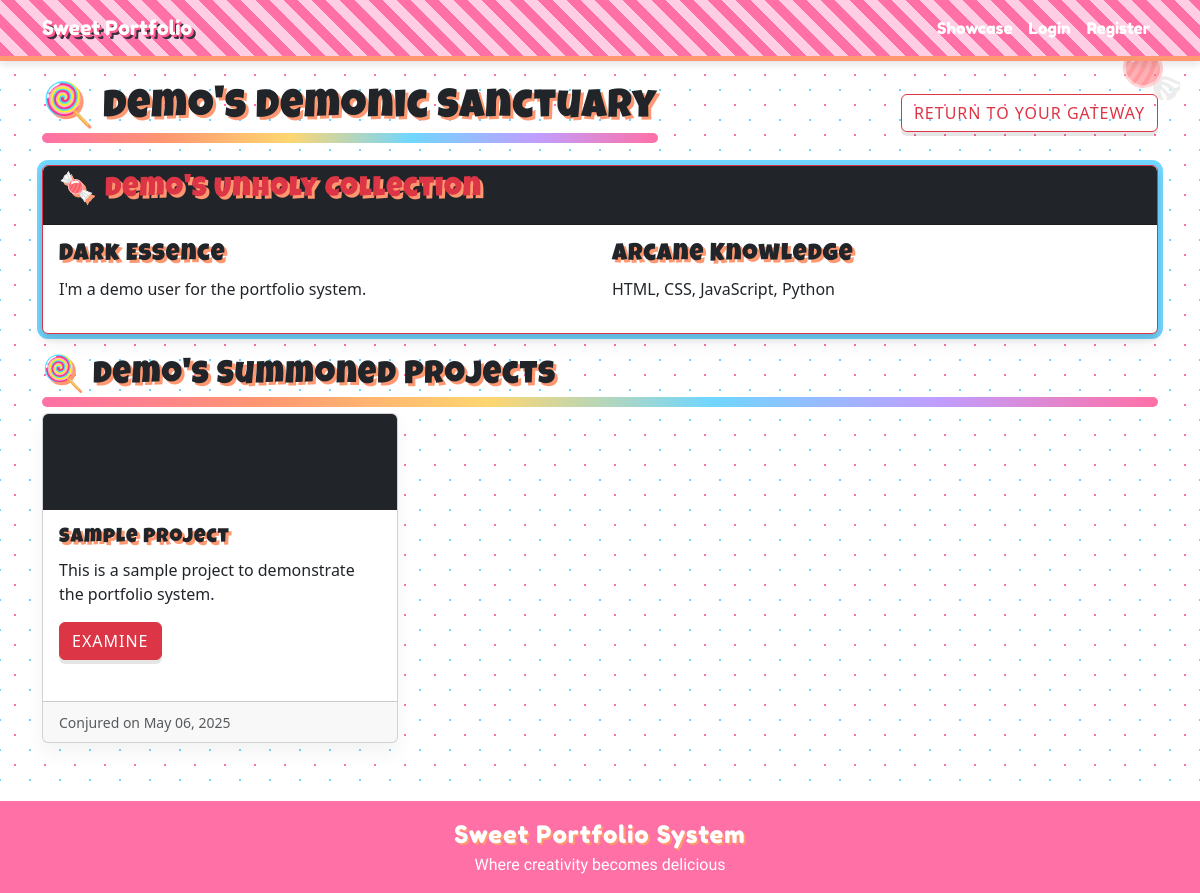
The app's page /user/2/sanctuary with its own data.
### app.py (models this page shows, shortened)
class User(db.Model): # Represents a user in the system
    id = db.Column(db.Integer, primary_key=True)
    username = db.Column(db.String(80), unique=True, nullable=False)
    email = db.Column(db.String(120), unique=True, nullable=False)
    password_hash = db.Column(db.String(128))
    projects = db.relationship('Project', backref='author', lazy=True)
    about_me = db.Column(db.Text, nullable=True)
    tech_stack = db.Column(db.Text, nullable=True)
    birthdate = db.Column(db.String(20), nullable=True)
    location = db.Column(db.String(100), nullable=True)
    occupation = db.Column(db.String(100), nullable=True)
    social_media = db.Column(db.Text, nullable=True)
    contact_info = db.Column(db.Text, nullable=True)
    full_name = db.Column(db.String(100), nullable=True)
    age = db.Column(db.String(20), nullable=True)
    gender = db.Column(db.String(50), nullable=True)
    address = db.Column(db.Text, nullable=True)
    student_id = db.Column(db.String(50), nullable=True)
    section = db.Column(db.String(50), nullable=True)

class Project(db.Model): # Represents a project in the system
    id = db.Column(db.Integer, primary_key=True)
    title = db.Column(db.String(100), nullable=False)
    description = db.Column(db.Text, nullable=False)
    date_posted = db.Column(db.DateTime, nullable=False, default=datetime.utcnow)
    image_filename = db.Column(db.String(100), nullable=True)
    user_id = db.Column(db.Integer, db.ForeignKey('user.id'), nullable=False)

### app.py (the view)
@app.route('/user/<int:user_id>/sanctuary')
def user_sanctuary(user_id):
    viewed_user = User.query.get_or_404(user_id)
    projects = Project.query.filter_by(user_id=viewed_user.id).all()
    return render_template('user_sanctuary.html', user=viewed_user, projects=projects)

### app.py (called while the page is built)
@app.context_processor
def inject_request():
    return {'request': request}

### templates/user_sanctuary.html (shortened to what this page needs)
{% extends "base.html" %}
{% block content %}
<div class="d-flex justify-content-between align-items-center mb-4">
    <h1>{{ user.username }}'s Demonic Sanctuary</h1>
    <a href="{{ url_for('dashboard') }}" class="btn btn-outline-danger">
         Return to Your Gateway
    </a>
</div>
<div class="card mb-4 border-danger">
    <div class="card-header bg-dark text-danger">
        <h3>{{ user.username }}'s Unholy Collection</h3>
    </div>
    <div class="card-body">
        <div class="row">
            <div class="col-md-6">
                <h4>Dark Essence</h4>
                {% if user.about_me %}
                <p>{{ user.about_me }}</p>
                {% else %}
                <p class="text-muted">This soul keeps their secrets hidden.</p>
                {% endif %}
            </div>
            <div class="col-md-6">
                <h4>Arcane Knowledge</h4>
                {% if user.tech_stack %}
                <p>{{ user.tech_stack }}</p>
                {% else %}
                <p class="text-muted">Their powers remain a mystery.</p>
                {% endif %}
            </div>
        </div>
    </div>
</div>
<h2 class="mb-3">{{ user.username }}'s Summoned Projects</h2>
{% if projects %}
<div class="row row-cols-1 row-cols-md-3 g-4">
    {% for project in projects %}
    <div class="col">
        <div class="card h-100 project-card">
            {% if project.image_filename %}
            <img src="{{ url_for('static', filename='uploads/' + project.image_filename) }}" class="card-img-top" alt="{{ project.title }}">
            {% else %}
            <div class="card-img-top bg-dark text-center py-5">
            </div>
            {% endif %}
            <div class="card-body">
                <h5 class="card-title">{{ project.title }}</h5>
                <p class="card-text">{{ project.description|truncate(100) }}</p>
                <a href="{{ url_for('view_project', project_id=project.id) }}" class="btn btn-danger">Examine</a>
            </div>
            <div class="card-footer">
                <small class="text-muted">Conjured on {{ project.date_posted.strftime('%B %d, %Y') }}</small>
            </div>
        </div>
    </div>
    {% endfor %}
</div>
{% else %}
<div class="alert alert-dark">
    <p>This soul has not yet unleashed any creations upon the world.</p>
</div>
{% endif %}
{% endblock %}

### static/css/style.css (style rules this page uses)
:root { --candy-pink: #ff70a6; --bubblegum: #ff9770; --lemon-drop: #ffd670; --mint-green: #70d6ff; --grape: #bf9eff; --licorice: #3a3042; --marshmallow: #fff0f3; --chocolate: #6b4b3e; --candy-red: #ff5c8d; --cotton-candy: #ffcee4; }
body { background-color: var(--marshmallow); background-image: radial-gradient(var(--candy-pink) 1px, transparent 1px), radial-gradient(var(--mint-green) 1px, transparent 1px); background-size: 30px 30px; background-position: 0 0, 15px 15px; color: var(--licorice); font-family: 'Baloo 2', cursive; line-height: 1.6; min-height: 100vh; position: relative; margin: 0; padding: 0; transition: all 0.5s ease; }
h1, h2, h3, h4, h5, h6 { font-family: 'Luckiest Guy', cursive; color: var(--candy-pink); text-shadow: 3px 3px 0px var(--bubblegum); letter-spacing: 1px; position: relative; }
h1::after, h2::after { content: ""; position: absolute; bottom: -10px; left: 0; width: 100%; height: 10px; background: linear-gradient(90deg, var(--candy-pink), var(--bubblegum), var(--lemon-drop), var(--mint-green), var(--grape), var(--candy-pink)); border-radius: 10px; }
.card { background-color: white; border: none; border-radius: 20px; box-shadow: 0 10px 20px rgba(0, 0, 0, 0.05), 0 6px 6px rgba(0, 0, 0, 0.1), 0 0 0 5px var(--mint-green), 0 0 0 10px white; transition: all 0.3s ease; overflow: hidden; margin-bottom: 25px; }
.card-header { background-color: var(--grape); color: white; border-bottom: 5px dashed white; font-family: 'Fredoka One', cursive; }
.card-footer { background-color: var(--lemon-drop); border-top: 5px dashed white; }
.btn { border-radius: 50px; font-family: 'Fredoka One', cursive; text-transform: uppercase; letter-spacing: 1px; padding: 10px 20px; transition: all 0.3s ease; position: relative; overflow: hidden; box-shadow: 0 4px 0 0 rgba(0, 0, 0, 0.1); }
.btn::after { content: ""; position: absolute; top: 0; left: -100%; width: 100%; height: 100%; background: linear-gradient( 90deg, rgba(255, 255, 255, 0) 0%, rgba(255, 255, 255, 0.3) 50%, rgba(255, 255, 255, 0) 100% ); transition: all 0.5s ease; }
.btn-danger { background-color: var(--candy-red); border: none; }
h1::before, h2::before { content: "🍭"; margin-right: 10px; display: inline-block; animation: spin 10s linear infinite; }
h3::before { content: "🍬"; margin-right: 10px; display: inline-block; animation: bounce 2s ease infinite; }
.project-card { overflow: hidden; border-radius: 20px; box-shadow: 0 10px 20px rgba(0, 0, 0, 0.05); border: none; }
.project-card .card-img-top { transition: all 0.5s ease; }

### templates/base.html (style rules this page uses)
body { transition: all 0.5s ease; }

### templates/user_sanctuary.html (style rules this page uses)
.project-card { transition: all 0.3s ease; }

### records on screen
User: username "demo", about_me "I'm a demo user for the portfolio system.", tech_stack "HTML, CSS, JavaScript, Python"
Project: title "Sample Project", description "This is a sample project to demonstrate the portfolio system.", date_posted "May 06, 2025"
